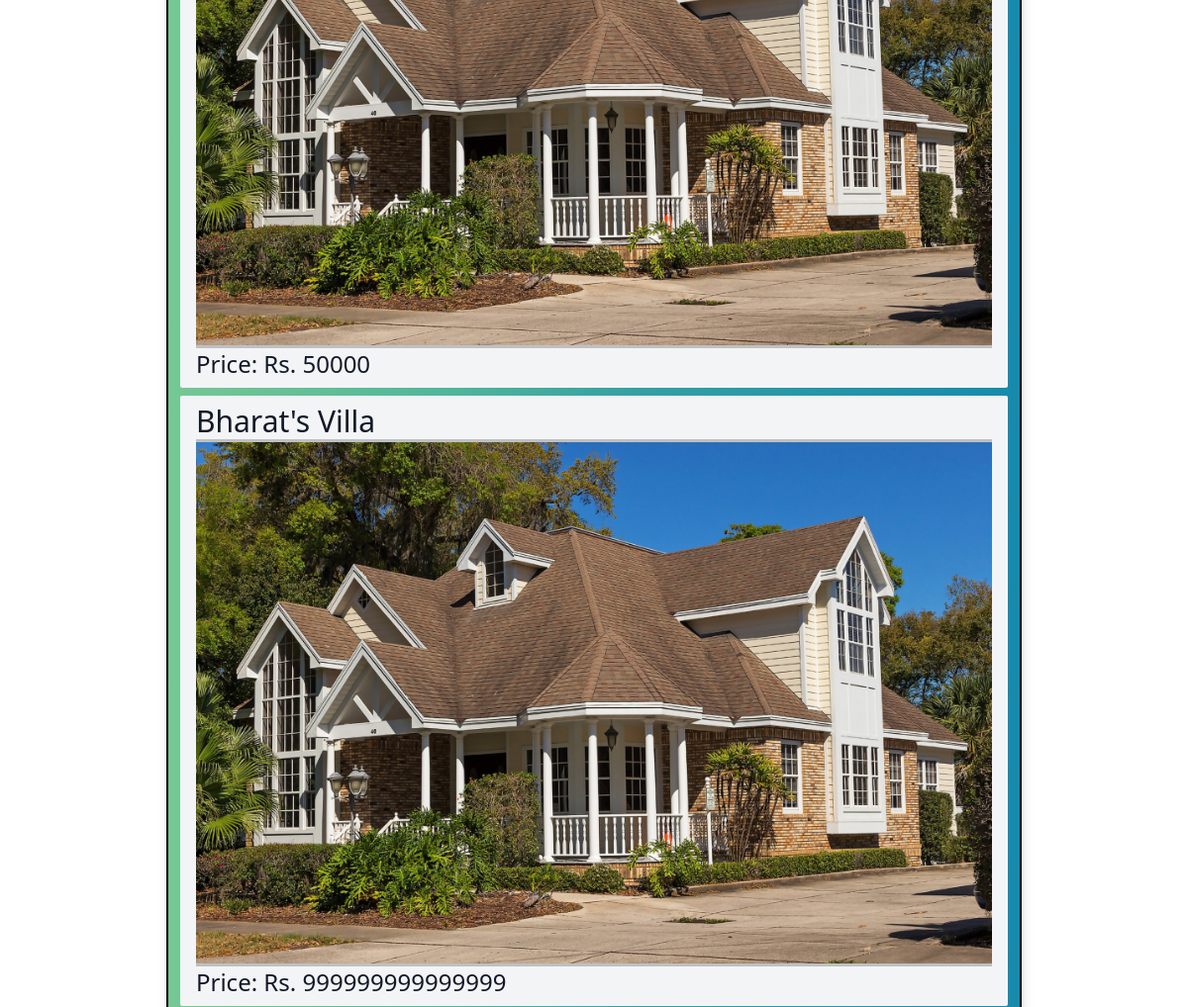
The page /listing_search (middle part) on the database as committed earlier.
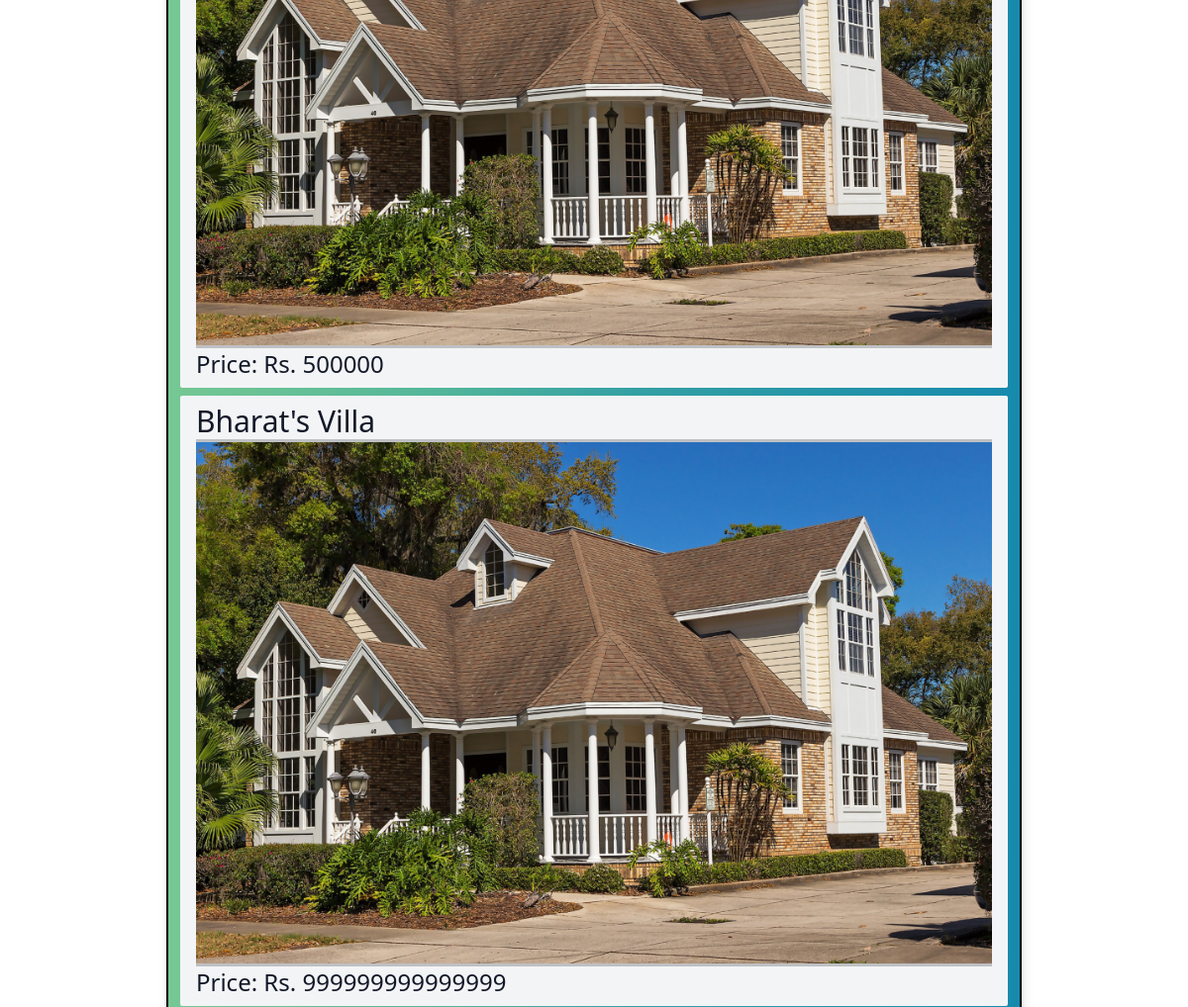
The same page on the database as committed later.
### listings/models.py (models this page shows, shortened)
class Listing(models.Model):
    Title = models.CharField(max_length=30, default='House on Sale')
    Location = models.CharField(max_length=30, default='Kalanki')
    City = models.CharField(max_length=30, default='Kathmandu')
    Price = models.IntegerField(default=9999999)
    Bedroom = models.IntegerField(default=1)
    Bathroom = models.IntegerField(default=1)
    Floors = models.IntegerField(default=1)
    Parking = models.IntegerField(default=1)
    Face = models.CharField(max_length=30, default="East")
    Area = models.IntegerField(default=100)
    Road_Width = models.IntegerField(default=0)
    Road_Type = models.CharField(max_length=30, default="Concrete")
    Build_Area = models.IntegerField(default=100)
    Amenities = models.CharField(max_length=30, default="Bathroom")
    Contact_number = models.IntegerField(default=9845654321)
    Contact_mail = models.EmailField(max_length=30, default='admin@gmail.com')
    Image = models.ImageField(max_length = 254)
    user = models.ForeignKey(User, on_delete=models.SET_NULL,null=True)
    is_sold = models.BooleanField(default=False)
    Description = models.CharField(max_length=1000, default="Please describe your estate here. You may also justify the price of your estate here.")
    likes = models.ManyToManyField(User, related_name='estate')

### listings/views.py (the view)
# urls.py: path('listing_search', listing_search, name='listing_search'),
def listing_search(request):
    queryset_list=Listing.objects.all()
    if 'Title' in request.GET:
        Title = request.GET['Title']
        if Title:
            queryset_list = queryset_list.filter(Title__icontains = Title)
    else:
        Title = ''
    if 'City' in request.GET:
        city = request.GET['City']
        if city:
            queryset_list=queryset_list.filter(City__iexact = city)
    else:
        city = ''
    if 'Face' in request.GET:
        Face = request.GET['Face']
        if Face:
            queryset_list=queryset_list.filter(Face__iexact = Face)
    else:
        Face = ''
    if 'Bedroom' in request.GET:
        Bedroom = request.GET['Bedroom']
        if Bedroom:
            queryset_list=queryset_list.filter(Bedroom__gte=Bedroom)
    else:
        Bedroom = ''
    if 'Bathroom' in request.GET:
        Bathroom = request.GET['Bathroom']
        if Bathroom:
            queryset_list=queryset_list.filter(Bathroom__gte=Bathroom)
    else:
        Bathroom = ''
    if 'Floors' in request.GET:
        Floors = request.GET['Floors']
        if Floors:
            queryset_list=queryset_list.filter(Floors__gte=Floors)
    else:
        Floors = ''
    if 'Area' in request.GET:
        Area = request.GET['Area']
        if Area:
            queryset_list=queryset_list.filter(Area__lte=Area)
    else:
        Area = ''
    if 'Min_Price' in request.GET:
        Min_Price = request.GET['Min_Price']
        if Min_Price:
            queryset_list=queryset_list.filter(Price__gte=Min_Price)
    else:
        Min_Price = ''
    if 'Max_Price' in request.GET:
        Max_Price = request.GET['Max_Price']
        if Max_Price:
            queryset_list=queryset_list.filter(Price__lte=Max_Price)
    else:
        Max_Price = ''
    context={
        'listings':queryset_list, 'Min_Price':Min_Price,'Max_Price':Max_Price, 'Area':Area, 'Floors':Floors, 'Bathroom':Bathroom,
        'Bedroom':Bedroom, 'Face':Face, 'City': city, 'Title': Title,
    }
    return render(request, "listing_search.html", context)

### templates/listing_search.html (shortened to what this page needs)
{% extends "base.html" %}
{% block content %}
<br><h1><strong>Results:</strong></h1>
<div class = "container">
    {% if listings %}
    {% for listing in listings %}
    <div class="mt-2 px-3 py-2 bg-gray-100 rounded-sm">
        <h3 class="text-3xl text-gray-900">{{ listing.Title }}</h3><hr><hr><hr>
        {% if listing.Image %}
        <img src="{{ listing.Image.url }}" alt="">
        {% endif %}
        <hr><hr><hr><h2 class="text-2xl text-gray-900">Price: Rs. {{listing.Price}}</h2>
    </div>
    {% endfor %}
    {% else %}
    <div class="col-md-12">
    <p>No Listings Available</p>
    </div>
    {% endif %}
</div>
{% endblock content %}

Rows that differ between the two databases and show on the page:
changed Listing (number 1 of 2 on the later page): Price "50000" → "500000"
